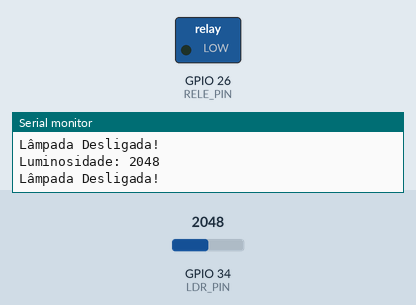
A sketch run on a simulated ESP32. Shown: switched loads named in the sketch (green lamp = pin HIGH), the last lines printed to the serial monitor. Inputs (shaded band) come from the test bench; at power-on: GPIO 34 (LDR_PIN) = 2048.

Above: at 1.8 s.
1.9 s: GPIO 34 (LDR_PIN) set to 1935
At 3.2 s:
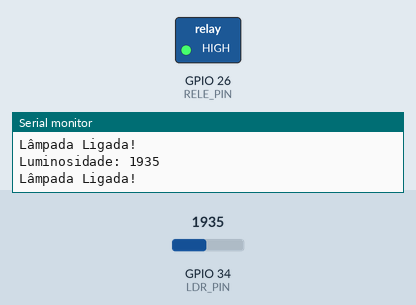
3.5 s: GPIO 34 (LDR_PIN) set to 2040
At 4.9 s:
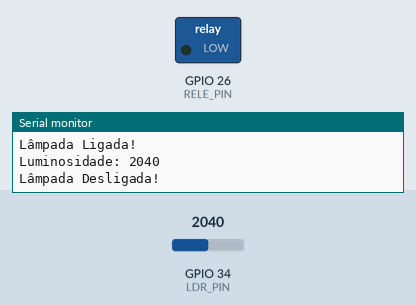
5.5 s: GPIO 34 (LDR_PIN) set to 1960
At 6.4 s:
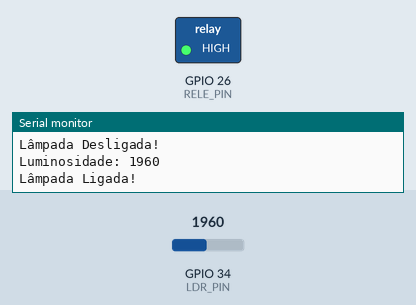
Timing chart, 0 to 8.5 s (numbered marks = the images above; inputs shaded):
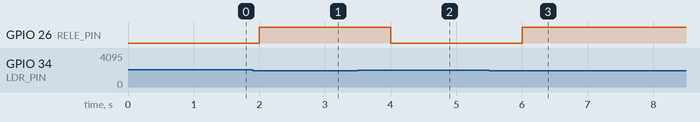

Measured:
- the behaviour switches between 2000 and 1999 on GPIO 34 (LDR_PIN) (found by bisection; images 0 and 1)
- after the input at 1.9 s, GPIO 26 (RELE_PIN): LOW → HIGH after 0.10 s
- after the input at 3.5 s, GPIO 26 (RELE_PIN): HIGH → LOW after 0.50 s
- after the input at 5.5 s, GPIO 26 (RELE_PIN): LOW → HIGH after 0.50 s

The sketch:

sketch.ino
```cpp
/*04) Use um sensor de luz (LDR) para medir a luminosidade do ambiente e um
atuador (rele ou transistor) para controlar automaticamente uma lâmpada.*/

#define LDR_PIN 34     // Pino analógico onde o LDR está conectado
#define RELE_PIN 26    // Pino de controle do relé

void setup() {
    Serial.begin(115200);
    pinMode(RELE_PIN, OUTPUT);
}

void loop() {
    int valorLDR = analogRead(LDR_PIN); // Lê o valor do sensor
    Serial.print("Luminosidade: ");
    Serial.println(valorLDR);

    // Definir um limite para acionar a lâmpada
    if (valorLDR < 2000) {  // Quanto menor, mais escuro
        digitalWrite(RELE_PIN, HIGH); // Liga a lâmpada
        Serial.println("Lâmpada Ligada!");
    } else {
        digitalWrite(RELE_PIN, LOW); // Desliga a lâmpada
        Serial.println("Lâmpada Desligada!");
    }

    delay(1000); // Atualiza a cada 1 segundo
}
```
